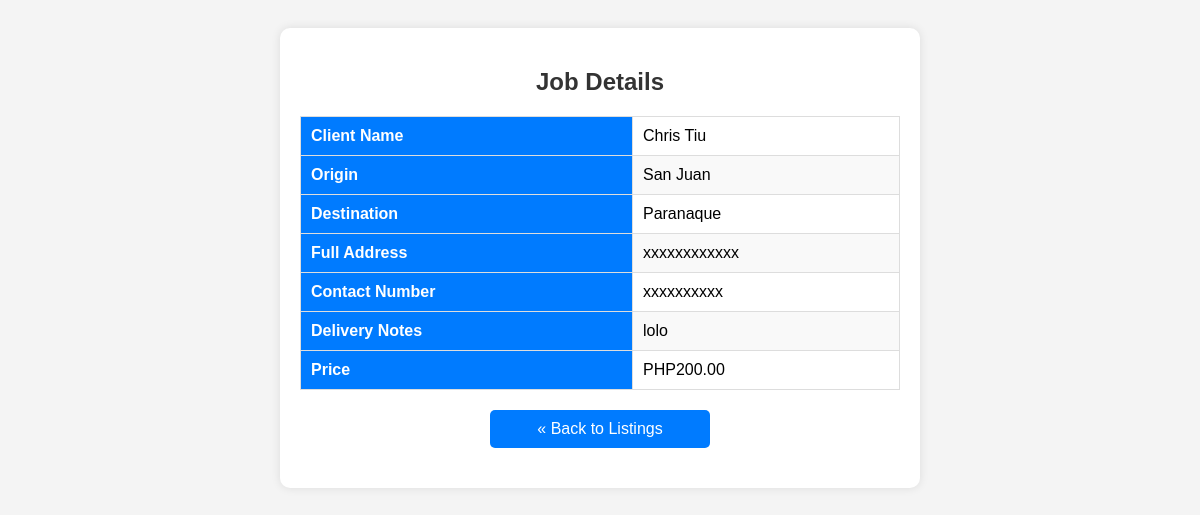
/details.php?id=25, run on the app's committed database.
### tables this page shows
CREATE TABLE `job_details` (
  `id` int(11) NOT NULL,
  `job_id` int(11) NOT NULL,
  `full_address` varchar(255) NOT NULL,
  `contact_number` varchar(20) DEFAULT NULL,
  `delivery_notes` text DEFAULT NULL
);

CREATE TABLE `job_postings` (
  `id` int(11) NOT NULL,
  `client_name` varchar(100) NOT NULL,
  `origin` varchar(100) NOT NULL,
  `destination` varchar(100) NOT NULL,
  `price` decimal(10,2) NOT NULL
);

### details.php (the view, shortened to what this page needs)
<?php
include 'config.php';
$jobId = $_GET['id'];
$sql = "SELECT jp.client_name, jp.origin, jp.destination, jp.price,
               jd.full_address, jd.contact_number, jd.delivery_notes
        FROM job_postings jp
        LEFT JOIN job_details jd ON jp.id = jd.job_id
        WHERE jp.id = :id";
$stmt = $conn->prepare($sql);
$stmt->bindParam(':id', $jobId, PDO::PARAM_INT);
$stmt->execute();
$job = $stmt->fetch(PDO::FETCH_ASSOC);
?>
<!DOCTYPE html>
<html lang="en">
<head>
    <link rel="stylesheet" href="css/styles.css">
</head>
<body>
    <div class="container">
        <h2>Job Details</h2>
        <table class="job-table">
            <tr>
                <th>Client Name</th>
                <td><?php echo htmlspecialchars($job['client_name']); ?></td>
            </tr>
            <tr>
                <th>Origin</th>
                <td><?php echo htmlspecialchars($job['origin']); ?></td>
            </tr>
            <tr>
                <th>Destination</th>
                <td><?php echo htmlspecialchars($job['destination']); ?></td>
            </tr>
            <tr>
                <th>Full Address</th>
                <td><?php echo htmlspecialchars($job['full_address']); ?></td>
            </tr>
            <tr>
                <th>Contact Number</th>
                <td><?php echo htmlspecialchars($job['contact_number']); ?></td>
            </tr>
            <tr>
                <th>Delivery Notes</th>
                <td><?php echo htmlspecialchars($job['delivery_notes']); ?></td>
            </tr>
            <tr>
                <th>Price</th>
                <td>PHP<?php echo htmlspecialchars($job['price']); ?></td>
            </tr>
        </table>
        <a href="index.php" class="back-button">« Back to Listings</a>
    </div>
</body>
</html>

### css/styles.css (style rules this page uses)
body { font-family: Arial, sans-serif; background-color: #f4f4f4; padding: 20px; }
.container { max-width: 600px; margin: auto; background: #fff; padding: 20px; border-radius: 10px; box-shadow: 0 0 10px rgba(0, 0, 0, 0.1); }
h2 { text-align: center; color: #333; }
.job-table { width: 100%; border-collapse: collapse; margin-top: 20px; }
.job-table th, .job-table td { border: 1px solid #ddd; padding: 10px; text-align: left; }
.job-table th { background: #007BFF; color: white; }
.job-table tr:nth-child(even) { background: #f9f9f9; }
.back-button { display: block; margin: 20px auto; text-align: center; padding: 10px; border-radius: 5px; background: #007BFF; color: white; text-decoration: none; width: 200px; }

### data on the page
job_details: job.client_name "Chris Tiu", job.origin "San Juan", job.destination "Paranaque", full_address "xxxxxxxxxxxx", contact_number "xxxxxxxxxx", delivery_notes "lolo", job.price "200.00"
